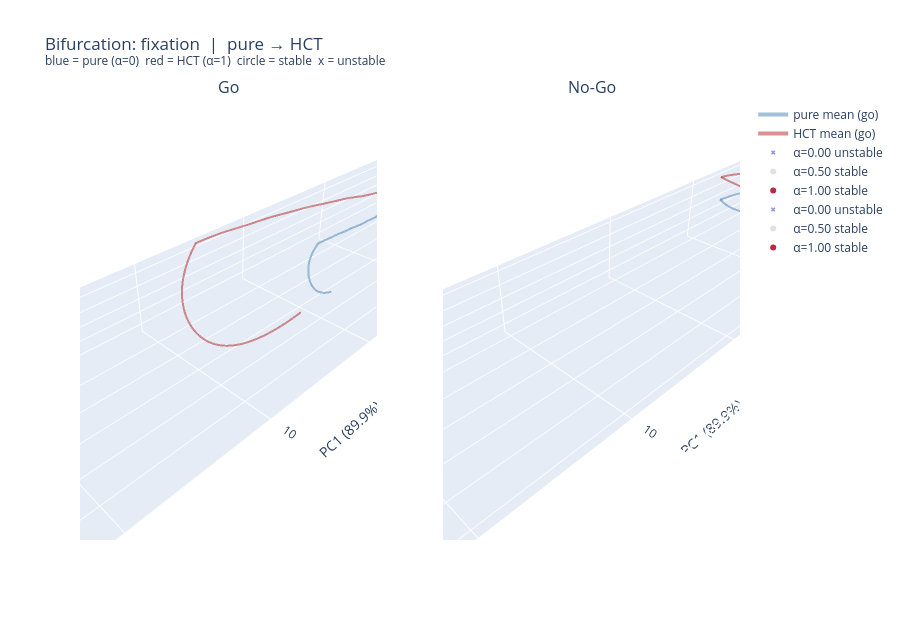
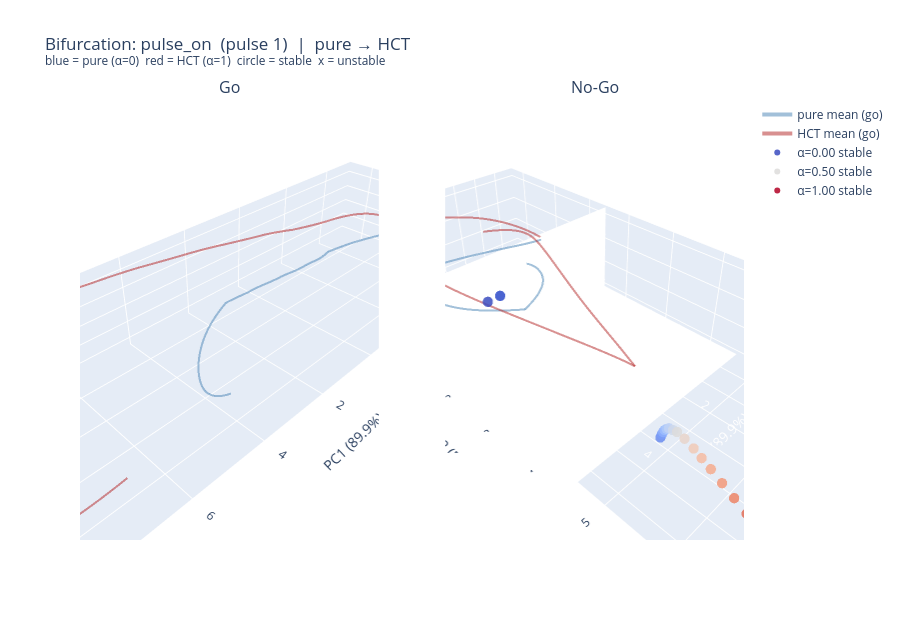
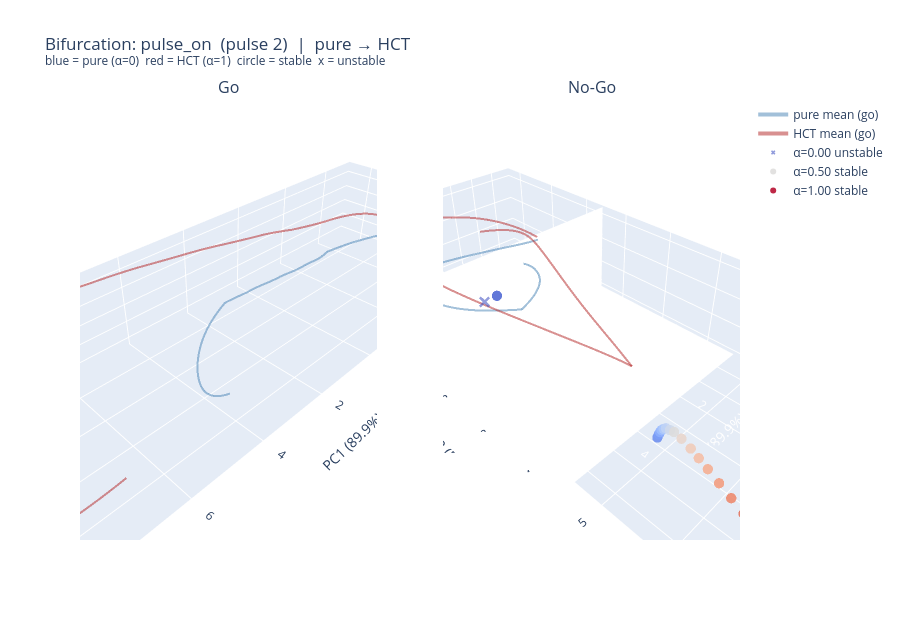
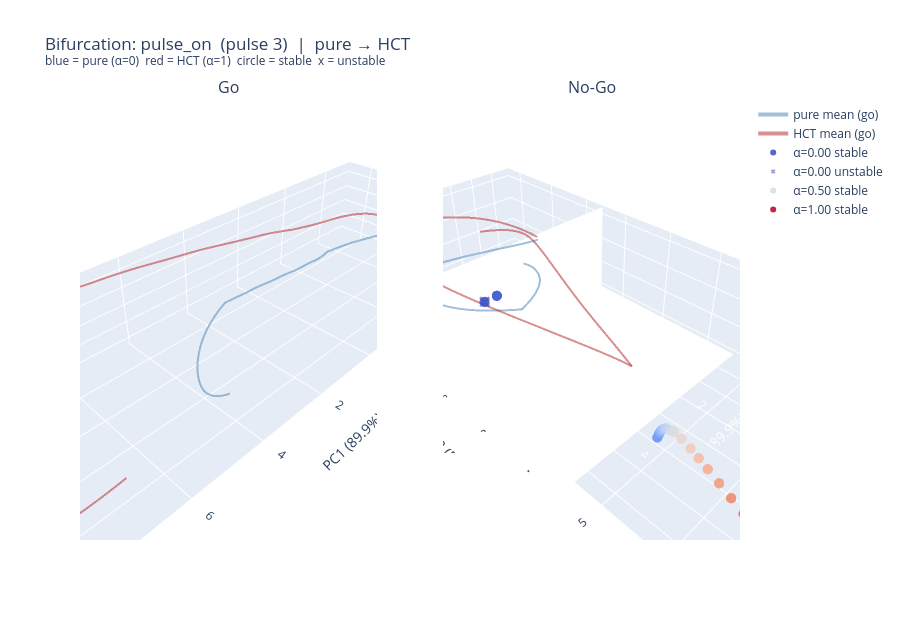

The cell these charts' notebook holds for them, in order:
### Code cell
# ── 3D scatter: fixed-point positions coloured by alpha (Plotly, interactive) ─
# One HTML per phase; Go and No-Go as side-by-side 3D panels.
# Color encodes α  (blue = pure tone, red = HCT)
# circle = stable FP   x = unstable FP

import plotly.graph_objects as go
from plotly.subplots import make_subplots

def _pc(c):
    r, g, b, *_ = mcolors.to_rgba(c)
    return f'rgb({int(r*255)},{int(g*255)},{int(b*255)})'

cmap_a     = plt.cm.coolwarm
norm_a     = mcolors.Normalize(0.0, 1.0)
axis_labels = [f'PC1 ({var_exp[0]:.1f}%)',
               f'PC2 ({var_exp[1]:.1f}%)',
               f'PC3 ({var_exp[2]:.1f}%)']

for phase, pulse_num in phases:
    key = phase_label(phase, pulse_num)
    if key not in bifur_results:
        continue
    phase_data    = bifur_results[key]
    sorted_alphas = sorted(phase_data.keys())
    n_a           = len(sorted_alphas)

    fig = make_subplots(
        rows=1, cols=2,
        specs=[[{'type': 'scatter3d'}, {'type': 'scatter3d'}]],
        subplot_titles=['Go', 'No-Go'],
    )

    for col_idx, (cond, mask_src, mask_hct_c) in enumerate(
        [('go',   go_pure, go_hct),
         ('nogo', nogo_pure, nogo_hct)], start=1):

        # Mean background trajectories (source and HCT)
        for hs_bg, mask_bg, tc, lbl in [
            (hs_pure, mask_src,    'steelblue', 'pure mean'),
            (hs_hct,  mask_hct_c,  'firebrick', 'HCT mean'),
        ]:
            p = pca.transform(hs_bg[:, mask_bg, :].mean(axis=1))
            fig.add_trace(go.Scatter3d(
                x=p[:, 0], y=p[:, 1], z=p[:, 2], mode='lines',
                line=dict(color=tc, width=4), opacity=0.5,
                name=f'{lbl} ({cond})',
                showlegend=(col_idx == 1),
            ), row=1, col=col_idx)

        # Fixed points coloured by alpha
        for a_idx, a in enumerate(sorted_alphas):
            fp = phase_data[a][cond]
            if len(fp['h']) == 0:
                continue
            col    = _pc(cmap_a(norm_a(a)))
            p      = pca.transform(fp['h'])
            stable = fp['is_stable']
            show   = bool(a_idx == 0 or a_idx == n_a - 1 or a_idx == n_a // 2)
            if stable.any():
                fig.add_trace(go.Scatter3d(
                    x=p[stable, 0], y=p[stable, 1], z=p[stable, 2], mode='markers',
                    marker=dict(color=col, size=6, symbol='circle', opacity=0.85),
                    name=f'α={a:.2f} stable', showlegend=show,
                ), row=1, col=col_idx)
            if (~stable).any():
                fig.add_trace(go.Scatter3d(
                    x=p[~stable, 0], y=p[~stable, 1], z=p[~stable, 2], mode='markers',
                    marker=dict(color=col, size=4, symbol='x', opacity=0.55),
                    name=f'α={a:.2f} unstable', showlegend=show,
                ), row=1, col=col_idx)

    scene_kw = dict(xaxis_title=axis_labels[0], yaxis_title=axis_labels[1],
                    zaxis_title=axis_labels[2], aspectmode='data')
    fig.update_layout(
        title=f'Bifurcation: {key}  |  pure → HCT<br>'
              f'<sup>blue = pure (α=0)  red = HCT (α=1)  '
              f'circle = stable  x = unstable</sup>',
        scene=scene_kw, scene2=scene_kw,
        height=620, paper_bgcolor='white',
    )
    fname = key.replace(' ', '_').replace('(', '').replace(')', '').strip()
    out_html = out_dir / f'bifur_3d_{fname}_{ckpt["step"]}.html'
    fig.write_html(str(out_html))
    print(f'Saved: {out_html}')
    fig.show()

### Figure 1 — Plotly figure (JSON) as saved in the notebook; plotly's stock layout.template omitted (floating-point values rounded to 4 significant figures; data arrays with more than 128 entries replaced by an {"elided": "..."} marker saying what was removed)
{"data": [{"line": {"color": "steelblue", "width": 4}, "mode": "lines", "name": "pure mean (go)", "opacity": 0.5, "scene": "scene", "showlegend": true, "type": "scatter3d", "x": {"elided": "240 float values"}, "y": {"elided": "240 float values"}, "z": {"elided": "240 float values"}}, {"line": {"color": "firebrick", "width": 4}, "mode": "lines", "name": "HCT mean (go)", "opacity": 0.5, "scene": "scene", "showlegend": true, "type": "scatter3d", "x": {"elided": "240 float values"}, "y": {"elided": "240 float values"}, "z": {"elided": "240 float values"}}, {"marker": {"color": "rgb(58,76,192)", "opacity": 0.55, "size": 4, "symbol": "x"}, "mode": "markers", "name": "α=0.00 unstable", "scene": "scene", "showlegend": true, "type": "scatter3d", "x": [-2.452, -2.402], "y": [1.675, 1.677], "z": [-0.3281, -0.3343]}, {"marker": {"color": "rgb(72,96,209)", "opacity": 0.85, "size": 6, "symbol": "circle"}, "mode": "markers", "name": "α=0.05 stable", "scene": "scene", "showlegend": false, "type": "scatter3d", "x": [-2.446], "y": [1.7], "z": [-0.2715]}, {"marker": {"color": "rgb(88,118,226)", "opacity": 0.85, "size": 6, "symbol": "circle"}, "mode": "markers", "name": "α=0.10 stable", "scene": "scene", "showlegend": false, "type": "scatter3d", "x": [-2.493, -2.502], "y": [1.632, 1.643], "z": [-0.2094, -0.209]}, {"marker": {"color": "rgb(157,189,254)", "opacity": 0.85, "size": 6, "symbol": "circle"}, "mode": "markers", "name": "α=0.30 stable", "scene": "scene", "showlegend": false, "type": "scatter3d", "x": [22.33], "y": [2.844], "z": [-1.24]}, {"marker": {"color": "rgb(175,202,251)", "opacity": 0.85, "size": 6, "symbol": "circle"}, "mode": "markers", "name": "α=0.35 stable", "scene": "scene", "showlegend": false, "type": "scatter3d", "x": [22.32], "y": [2.83], "z": [-1.152]}, {"marker": {"color": "rgb(192,211,245)", "opacity": 0.85, "size": 6, "symbol": "circle"}, "mode": "markers", "name": "α=0.40 stable", "scene": "scene", "showlegend": false, "type": "scatter3d", "x": [22.23], "y": [2.807], "z": [-1.059]}, {"marker": {"color": "rgb(207,217,234)", "opacity": 0.85, "size": 6, "symbol": "circle"}, "mode": "markers", "name": "α=0.45 stable", "scene": "scene", "showlegend": false, "type": "scatter3d", "x": [21.98], "y": [2.768], "z": [-0.9558]}, {"marker": {"color": "rgb(221,220,219)", "opacity": 0.85, "size": 6, "symbol": "circle"}, "mode": "markers", "name": "α=0.50 stable", "scene": "scene", "showlegend": true, "type": "scatter3d", "x": [21.73], "y": [2.73], "z": [-0.853]}, {"marker": {"color": "rgb(232,213,202)", "opacity": 0.85, "size": 6, "symbol": "circle"}, "mode": "markers", "name": "α=0.55 stable", "scene": "scene", "showlegend": false, "type": "scatter3d", "x": [21.48], "y": [2.692], "z": [-0.75]}, {"marker": {"color": "rgb(241,202,182)", "opacity": 0.85, "size": 6, "symbol": "circle"}, "mode": "markers", "name": "α=0.60 stable", "scene": "scene", "showlegend": false, "type": "scatter3d", "x": [21.23], "y": [2.654], "z": [-0.6469]}, {"marker": {"color": "rgb(246,188,162)", "opacity": 0.85, "size": 6, "symbol": "circle"}, "mode": "markers", "name": "α=0.65 stable", "scene": "scene", "showlegend": false, "type": "scatter3d", "x": [20.98], "y": [2.615], "z": [-0.544]}, {"marker": {"color": "rgb(246,171,141)", "opacity": 0.85, "size": 6, "symbol": "circle"}, "mode": "markers", "name": "α=0.70 stable", "scene": "scene", "showlegend": false, "type": "scatter3d", "x": [20.73], "y": [2.577], "z": [-0.4412]}, {"marker": {"color": "rgb(243,152,121)", "opacity": 0.85, "size": 6, "symbol": "circle"}, "mode": "markers", "name": "α=0.75 stable", "scene": "scene", "showlegend": false, "type": "scatter3d", "x": [20.69], "y": [2.572], "z": [-0.3519]}, {"marker": {"color": "rgb(237,132,103)", "opacity": 0.85, "size": 6, "symbol": "circle"}, "mode": "markers", "name": "α=0.80 stable", "scene": "scene", "showlegend": false, "type": "scatter3d", "x": [20.73], "y": [2.579], "z": [-0.2672]}, {"marker": {"color": "rgb(227,108,84)", "opacity": 0.85, "size": 6, "symbol": "circle"}, "mode": "markers", "name": "α=0.85 stable", "scene": "scene", "showlegend": false, "type": "scatter3d", "x": [20.8], "y": [2.59], "z": [-0.1848]}, {"marker": {"color": "rgb(214,82,67)", "opacity": 0.85, "size": 6, "symbol": "circle"}, "mode": "markers", "name": "α=0.90 stable", "scene": "scene", "showlegend": false, "type": "scatter3d", "x": [20.87], "y": [2.601], "z": [-0.102]}, {"marker": {"color": "rgb(197,50,51)", "opacity": 0.85, "size": 6, "symbol": "circle"}, "mode": "markers", "name": "α=0.95 stable", "scene": "scene", "showlegend": false, "type": "scatter3d", "x": [20.93], "y": [2.612], "z": [-0.01918]}, {"marker": {"color": "rgb(179,3,38)", "opacity": 0.85, "size": 6, "symbol": "circle"}, "mode": "markers", "name": "α=1.00 stable", "scene": "scene", "showlegend": true, "type": "scatter3d", "x": [21.0], "y": [2.623], "z": [0.06377]}, {"line": {"color": "steelblue", "width": 4}, "mode": "lines", "name": "pure mean (nogo)", "opacity": 0.5, "scene": "scene2", "showlegend": false, "type": "scatter3d", "x": {"elided": "240 float values"}, "y": {"elided": "240 float values"}, "z": {"elided": "240 float values"}}, {"line": {"color": "firebrick", "width": 4}, "mode": "lines", "name": "HCT mean (nogo)", "opacity": 0.5, "scene": "scene2", "showlegend": false, "type": "scatter3d", "x": {"elided": "240 float values"}, "y": {"elided": "240 float values"}, "z": {"elided": "240 float values"}}, {"marker": {"color": "rgb(58,76,192)", "opacity": 0.55, "size": 4, "symbol": "x"}, "mode": "markers", "name": "α=0.00 unstable", "scene": "scene2", "showlegend": true, "type": "scatter3d", "x": [-2.452, -2.402], "y": [1.675, 1.677], "z": [-0.3281, -0.3343]}, {"marker": {"color": "rgb(72,96,209)", "opacity": 0.85, "size": 6, "symbol": "circle"}, "mode": "markers", "name": "α=0.05 stable", "scene": "scene2", "showlegend": false, "type": "scatter3d", "x": [-2.446], "y": [1.7], "z": [-0.2715]}, {"marker": {"color": "rgb(88,118,226)", "opacity": 0.85, "size": 6, "symbol": "circle"}, "mode": "markers", "name": "α=0.10 stable", "scene": "scene2", "showlegend": false, "type": "scatter3d", "x": [-2.493, -2.502], "y": [1.632, 1.643], "z": [-0.2094, -0.209]}, {"marker": {"color": "rgb(157,189,254)", "opacity": 0.85, "size": 6, "symbol": "circle"}, "mode": "markers", "name": "α=0.30 stable", "scene": "scene2", "showlegend": false, "type": "scatter3d", "x": [22.33], "y": [2.844], "z": [-1.24]}, {"marker": {"color": "rgb(175,202,251)", "opacity": 0.85, "size": 6, "symbol": "circle"}, "mode": "markers", "name": "α=0.35 stable", "scene": "scene2", "showlegend": false, "type": "scatter3d", "x": [22.32], "y": [2.83], "z": [-1.152]}, {"marker": {"color": "rgb(192,211,245)", "opacity": 0.85, "size": 6, "symbol": "circle"}, "mode": "markers", "name": "α=0.40 stable", "scene": "scene2", "showlegend": false, "type": "scatter3d", "x": [22.23], "y": [2.807], "z": [-1.059]}, {"marker": {"color": "rgb(207,217,234)", "opacity": 0.85, "size": 6, "symbol": "circle"}, "mode": "markers", "name": "α=0.45 stable", "scene": "scene2", "showlegend": false, "type": "scatter3d", "x": [21.98], "y": [2.768], "z": [-0.9558]}, {"marker": {"color": "rgb(221,220,219)", "opacity": 0.85, "size": 6, "symbol": "circle"}, "mode": "markers", "name": "α=0.50 stable", "scene": "scene2", "showlegend": true, "type": "scatter3d", "x": [21.73], "y": [2.73], "z": [-0.853]}, {"marker": {"color": "rgb(232,213,202)", "opacity": 0.85, "size": 6, "symbol": "circle"}, "mode": "markers", "name": "α=0.55 stable", "scene": "scene2", "showlegend": false, "type": "scatter3d", "x": [21.48], "y": [2.692], "z": [-0.75]}, {"marker": {"color": "rgb(241,202,182)", "opacity": 0.85, "size": 6, "symbol": "circle"}, "mode": "markers", "name": "α=0.60 stable", "scene": "scene2", "showlegend": false, "type": "scatter3d", "x": [21.23], "y": [2.654], "z": [-0.6469]}, {"marker": {"color": "rgb(246,188,162)", "opacity": 0.85, "size": 6, "symbol": "circle"}, "mode": "markers", "name": "α=0.65 stable", "scene": "scene2", "showlegend": false, "type": "scatter3d", "x": [20.98], "y": [2.615], "z": [-0.544]}, {"marker": {"color": "rgb(246,171,141)", "opacity": 0.85, "size": 6, "symbol": "circle"}, "mode": "markers", "name": "α=0.70 stable", "scene": "scene2", "showlegend": false, "type": "scatter3d", "x": [20.73], "y": [2.577], "z": [-0.4412]}, {"marker": {"color": "rgb(243,152,121)", "opacity": 0.85, "size": 6, "symbol": "circle"}, "mode": "markers", "name": "α=0.75 stable", "scene": "scene2", "showlegend": false, "type": "scatter3d", "x": [20.69], "y": [2.572], "z": [-0.3519]}, {"marker": {"color": "rgb(237,132,103)", "opacity": 0.85, "size": 6, "symbol": "circle"}, "mode": "markers", "name": "α=0.80 stable", "scene": "scene2", "showlegend": false, "type": "scatter3d", "x": [20.73], "y": [2.579], "z": [-0.2672]}, {"marker": {"color": "rgb(227,108,84)", "opacity": 0.85, "size": 6, "symbol": "circle"}, "mode": "markers", "name": "α=0.85 stable", "scene": "scene2", "showlegend": false, "type": "scatter3d", "x": [20.8], "y": [2.59], "z": [-0.1848]}, {"marker": {"color": "rgb(214,82,67)", "opacity": 0.85, "size": 6, "symbol": "circle"}, "mode": "markers", "name": "α=0.90 stable", "scene": "scene2", "showlegend": false, "type": "scatter3d", "x": [20.87], "y": [2.601], "z": [-0.102]}, {"marker": {"color": "rgb(197,50,51)", "opacity": 0.85, "size": 6, "symbol": "circle"}, "mode": "markers", "name": "α=0.95 stable", "scene": "scene2", "showlegend": false, "type": "scatter3d", "x": [20.93], "y": [2.612], "z": [-0.01918]}, {"marker": {"color": "rgb(179,3,38)", "opacity": 0.85, "size": 6, "symbol": "circle"}, "mode": "markers", "name": "α=1.00 stable", "scene": "scene2", "showlegend": true, "type": "scatter3d", "x": [21.0], "y": [2.623], "z": [0.06377]}], "layout": {"annotations": [{"font": {"size": 16}, "showarrow": false, "text": "Go", "x": 0.225, "xanchor": "center", "xref": "paper", "y": 1, "yanchor": "bottom", "yref": "paper"}, {"font": {"size": 16}, "showarrow": false, "text": "No-Go", "x": 0.775, "xanchor": "center", "xref": "paper", "y": 1, "yanchor": "bottom", "yref": "paper"}], "height": 620, "paper_bgcolor": "white", "scene": {"aspectmode": "data", "domain": {"x": [0, 0.45], "y": [0, 1]}, "xaxis": {"title": {"text": "PC1 (89.9%)"}}, "yaxis": {"title": {"text": "PC2 (5.6%)"}}, "zaxis": {"title": {"text": "PC3 (1.7%)"}}}, "scene2": {"aspectmode": "data", "domain": {"x": [0.55, 1], "y": [0, 1]}, "xaxis": {"title": {"text": "PC1 (89.9%)"}}, "yaxis": {"title": {"text": "PC2 (5.6%)"}}, "zaxis": {"title": {"text": "PC3 (1.7%)"}}}, "title": {"text": "Bifurcation: fixation  |  pure → HCT<br><sup>blue = pure (α=0)  red = HCT (α=1)  circle = stable  x = unstable</sup>"}}}

### Figure 2 — Plotly figure (JSON) as saved in the notebook; plotly's stock layout.template omitted (floating-point values rounded to 4 significant figures; data arrays with more than 128 entries replaced by an {"elided": "..."} marker saying what was removed)
{"data": [{"line": {"color": "steelblue", "width": 4}, "mode": "lines", "name": "pure mean (go)", "opacity": 0.5, "scene": "scene", "showlegend": true, "type": "scatter3d", "x": {"elided": "240 float values"}, "y": {"elided": "240 float values"}, "z": {"elided": "240 float values"}}, {"line": {"color": "firebrick", "width": 4}, "mode": "lines", "name": "HCT mean (go)", "opacity": 0.5, "scene": "scene", "showlegend": true, "type": "scatter3d", "x": {"elided": "240 float values"}, "y": {"elided": "240 float values"}, "z": {"elided": "240 float values"}}, {"line": {"color": "steelblue", "width": 4}, "mode": "lines", "name": "pure mean (nogo)", "opacity": 0.5, "scene": "scene2", "showlegend": false, "type": "scatter3d", "x": {"elided": "240 float values"}, "y": {"elided": "240 float values"}, "z": {"elided": "240 float values"}}, {"line": {"color": "firebrick", "width": 4}, "mode": "lines", "name": "HCT mean (nogo)", "opacity": 0.5, "scene": "scene2", "showlegend": false, "type": "scatter3d", "x": {"elided": "240 float values"}, "y": {"elided": "240 float values"}, "z": {"elided": "240 float values"}}, {"marker": {"color": "rgb(58,76,192)", "opacity": 0.85, "size": 6, "symbol": "circle"}, "mode": "markers", "name": "α=0.00 stable", "scene": "scene2", "showlegend": true, "type": "scatter3d", "x": [-2.619], "y": [0.7123], "z": [-0.2063]}, {"marker": {"color": "rgb(72,96,209)", "opacity": 0.85, "size": 6, "symbol": "circle"}, "mode": "markers", "name": "α=0.05 stable", "scene": "scene2", "showlegend": false, "type": "scatter3d", "x": [-2.866, -2.866], "y": [0.7554, 0.7547], "z": [-0.1709, -0.1696]}, {"marker": {"color": "rgb(105,139,239)", "opacity": 0.85, "size": 6, "symbol": "circle"}, "mode": "markers", "name": "α=0.15 stable", "scene": "scene2", "showlegend": false, "type": "scatter3d", "x": [-2.568], "y": [4.807], "z": [-0.5522]}, {"marker": {"color": "rgb(123,158,248)", "opacity": 0.85, "size": 6, "symbol": "circle"}, "mode": "markers", "name": "α=0.20 stable", "scene": "scene2", "showlegend": false, "type": "scatter3d", "x": [-2.591], "y": [4.809], "z": [-0.5056]}, {"marker": {"color": "rgb(141,175,253)", "opacity": 0.85, "size": 6, "symbol": "circle"}, "mode": "markers", "name": "α=0.25 stable", "scene": "scene2", "showlegend": false, "type": "scatter3d", "x": [-2.606], "y": [4.817], "z": [-0.4655]}, {"marker": {"color": "rgb(157,189,254)", "opacity": 0.85, "size": 6, "symbol": "circle"}, "mode": "markers", "name": "α=0.30 stable", "scene": "scene2", "showlegend": false, "type": "scatter3d", "x": [-2.619], "y": [4.829], "z": [-0.4257]}, {"marker": {"color": "rgb(175,202,251)", "opacity": 0.85, "size": 6, "symbol": "circle"}, "mode": "markers", "name": "α=0.35 stable", "scene": "scene2", "showlegend": false, "type": "scatter3d", "x": [-2.625], "y": [4.856], "z": [-0.3865]}, {"marker": {"color": "rgb(192,211,245)", "opacity": 0.85, "size": 6, "symbol": "circle"}, "mode": "markers", "name": "α=0.40 stable", "scene": "scene2", "showlegend": false, "type": "scatter3d", "x": [-2.627], "y": [4.89], "z": [-0.3475]}, {"marker": {"color": "rgb(207,217,234)", "opacity": 0.85, "size": 6, "symbol": "circle"}, "mode": "markers", "name": "α=0.45 stable", "scene": "scene2", "showlegend": false, "type": "scatter3d", "x": [-2.612], "y": [4.968], "z": [-0.3141]}, {"marker": {"color": "rgb(221,220,219)", "opacity": 0.85, "size": 6, "symbol": "circle"}, "mode": "markers", "name": "α=0.50 stable", "scene": "scene2", "showlegend": true, "type": "scatter3d", "x": [-2.596], "y": [5.047], "z": [-0.2802]}, {"marker": {"color": "rgb(232,213,202)", "opacity": 0.85, "size": 6, "symbol": "circle"}, "mode": "markers", "name": "α=0.55 stable", "scene": "scene2", "showlegend": false, "type": "scatter3d", "x": [-2.551], "y": [5.203], "z": [-0.2551]}, {"marker": {"color": "rgb(241,202,182)", "opacity": 0.85, "size": 6, "symbol": "circle"}, "mode": "markers", "name": "α=0.60 stable", "scene": "scene2", "showlegend": false, "type": "scatter3d", "x": [-2.485], "y": [5.398], "z": [-0.2345]}, {"marker": {"color": "rgb(246,188,162)", "opacity": 0.85, "size": 6, "symbol": "circle"}, "mode": "markers", "name": "α=0.65 stable", "scene": "scene2", "showlegend": false, "type": "scatter3d", "x": [-2.415], "y": [5.572], "z": [-0.2171]}, {"marker": {"color": "rgb(246,171,141)", "opacity": 0.85, "size": 6, "symbol": "circle"}, "mode": "markers", "name": "α=0.70 stable", "scene": "scene2", "showlegend": false, "type": "scatter3d", "x": [-2.338], "y": [5.76], "z": [-0.1981]}, {"marker": {"color": "rgb(243,152,121)", "opacity": 0.85, "size": 6, "symbol": "circle"}, "mode": "markers", "name": "α=0.75 stable", "scene": "scene2", "showlegend": false, "type": "scatter3d", "x": [-2.237], "y": [5.988], "z": [-0.1684]}, {"marker": {"color": "rgb(237,132,103)", "opacity": 0.85, "size": 6, "symbol": "circle"}, "mode": "markers", "name": "α=0.80 stable", "scene": "scene2", "showlegend": false, "type": "scatter3d", "x": [-2.136], "y": [6.216], "z": [-0.138]}, {"marker": {"color": "rgb(227,108,84)", "opacity": 0.85, "size": 6, "symbol": "circle"}, "mode": "markers", "name": "α=0.85 stable", "scene": "scene2", "showlegend": false, "type": "scatter3d", "x": [-2.035], "y": [6.438], "z": [-0.106]}, {"marker": {"color": "rgb(214,82,67)", "opacity": 0.85, "size": 6, "symbol": "circle"}, "mode": "markers", "name": "α=0.90 stable", "scene": "scene2", "showlegend": false, "type": "scatter3d", "x": [-1.934], "y": [6.656], "z": [-0.07285]}, {"marker": {"color": "rgb(197,50,51)", "opacity": 0.85, "size": 6, "symbol": "circle"}, "mode": "markers", "name": "α=0.95 stable", "scene": "scene2", "showlegend": false, "type": "scatter3d", "x": [-1.831], "y": [6.873], "z": [-0.03922]}, {"marker": {"color": "rgb(179,3,38)", "opacity": 0.85, "size": 6, "symbol": "circle"}, "mode": "markers", "name": "α=1.00 stable", "scene": "scene2", "showlegend": true, "type": "scatter3d", "x": [-1.73], "y": [7.091], "z": [-0.005559]}], "layout": {"annotations": [{"font": {"size": 16}, "showarrow": false, "text": "Go", "x": 0.225, "xanchor": "center", "xref": "paper", "y": 1, "yanchor": "bottom", "yref": "paper"}, {"font": {"size": 16}, "showarrow": false, "text": "No-Go", "x": 0.775, "xanchor": "center", "xref": "paper", "y": 1, "yanchor": "bottom", "yref": "paper"}], "height": 620, "paper_bgcolor": "white", "scene": {"aspectmode": "data", "domain": {"x": [0, 0.45], "y": [0, 1]}, "xaxis": {"title": {"text": "PC1 (89.9%)"}}, "yaxis": {"title": {"text": "PC2 (5.6%)"}}, "zaxis": {"title": {"text": "PC3 (1.7%)"}}}, "scene2": {"aspectmode": "data", "domain": {"x": [0.55, 1], "y": [0, 1]}, "xaxis": {"title": {"text": "PC1 (89.9%)"}}, "yaxis": {"title": {"text": "PC2 (5.6%)"}}, "zaxis": {"title": {"text": "PC3 (1.7%)"}}}, "title": {"text": "Bifurcation: pulse_on  (pulse 1)  |  pure → HCT<br><sup>blue = pure (α=0)  red = HCT (α=1)  circle = stable  x = unstable</sup>"}}}

### Figure 3 — Plotly figure (JSON) as saved in the notebook; plotly's stock layout.template omitted (floating-point values rounded to 4 significant figures; data arrays with more than 128 entries replaced by an {"elided": "..."} marker saying what was removed)
{"data": [{"line": {"color": "steelblue", "width": 4}, "mode": "lines", "name": "pure mean (go)", "opacity": 0.5, "scene": "scene", "showlegend": true, "type": "scatter3d", "x": {"elided": "240 float values"}, "y": {"elided": "240 float values"}, "z": {"elided": "240 float values"}}, {"line": {"color": "firebrick", "width": 4}, "mode": "lines", "name": "HCT mean (go)", "opacity": 0.5, "scene": "scene", "showlegend": true, "type": "scatter3d", "x": {"elided": "240 float values"}, "y": {"elided": "240 float values"}, "z": {"elided": "240 float values"}}, {"line": {"color": "steelblue", "width": 4}, "mode": "lines", "name": "pure mean (nogo)", "opacity": 0.5, "scene": "scene2", "showlegend": false, "type": "scatter3d", "x": {"elided": "240 float values"}, "y": {"elided": "240 float values"}, "z": {"elided": "240 float values"}}, {"line": {"color": "firebrick", "width": 4}, "mode": "lines", "name": "HCT mean (nogo)", "opacity": 0.5, "scene": "scene2", "showlegend": false, "type": "scatter3d", "x": {"elided": "240 float values"}, "y": {"elided": "240 float values"}, "z": {"elided": "240 float values"}}, {"marker": {"color": "rgb(58,76,192)", "opacity": 0.55, "size": 4, "symbol": "x"}, "mode": "markers", "name": "α=0.00 unstable", "scene": "scene2", "showlegend": true, "type": "scatter3d", "x": [-2.617], "y": [0.7135], "z": [-0.2053]}, {"marker": {"color": "rgb(72,96,209)", "opacity": 0.85, "size": 6, "symbol": "circle"}, "mode": "markers", "name": "α=0.05 stable", "scene": "scene2", "showlegend": false, "type": "scatter3d", "x": [-2.867], "y": [0.7544], "z": [-0.1697]}, {"marker": {"color": "rgb(105,139,239)", "opacity": 0.85, "size": 6, "symbol": "circle"}, "mode": "markers", "name": "α=0.15 stable", "scene": "scene2", "showlegend": false, "type": "scatter3d", "x": [-2.568], "y": [4.807], "z": [-0.552]}, {"marker": {"color": "rgb(123,158,248)", "opacity": 0.85, "size": 6, "symbol": "circle"}, "mode": "markers", "name": "α=0.20 stable", "scene": "scene2", "showlegend": false, "type": "scatter3d", "x": [-2.591], "y": [4.809], "z": [-0.5057]}, {"marker": {"color": "rgb(141,175,253)", "opacity": 0.85, "size": 6, "symbol": "circle"}, "mode": "markers", "name": "α=0.25 stable", "scene": "scene2", "showlegend": false, "type": "scatter3d", "x": [-2.606], "y": [4.816], "z": [-0.4655]}, {"marker": {"color": "rgb(157,189,254)", "opacity": 0.85, "size": 6, "symbol": "circle"}, "mode": "markers", "name": "α=0.30 stable", "scene": "scene2", "showlegend": false, "type": "scatter3d", "x": [-2.619], "y": [4.829], "z": [-0.4258]}, {"marker": {"color": "rgb(175,202,251)", "opacity": 0.85, "size": 6, "symbol": "circle"}, "mode": "markers", "name": "α=0.35 stable", "scene": "scene2", "showlegend": false, "type": "scatter3d", "x": [-2.625], "y": [4.856], "z": [-0.3867]}, {"marker": {"color": "rgb(192,211,245)", "opacity": 0.85, "size": 6, "symbol": "circle"}, "mode": "markers", "name": "α=0.40 stable", "scene": "scene2", "showlegend": false, "type": "scatter3d", "x": [-2.626], "y": [4.89], "z": [-0.3474]}, {"marker": {"color": "rgb(207,217,234)", "opacity": 0.85, "size": 6, "symbol": "circle"}, "mode": "markers", "name": "α=0.45 stable", "scene": "scene2", "showlegend": false, "type": "scatter3d", "x": [-2.611], "y": [4.968], "z": [-0.3137]}, {"marker": {"color": "rgb(221,220,219)", "opacity": 0.85, "size": 6, "symbol": "circle"}, "mode": "markers", "name": "α=0.50 stable", "scene": "scene2", "showlegend": true, "type": "scatter3d", "x": [-2.596], "y": [5.047], "z": [-0.2802]}, {"marker": {"color": "rgb(232,213,202)", "opacity": 0.85, "size": 6, "symbol": "circle"}, "mode": "markers", "name": "α=0.55 stable", "scene": "scene2", "showlegend": false, "type": "scatter3d", "x": [-2.551], "y": [5.203], "z": [-0.255]}, {"marker": {"color": "rgb(241,202,182)", "opacity": 0.85, "size": 6, "symbol": "circle"}, "mode": "markers", "name": "α=0.60 stable", "scene": "scene2", "showlegend": false, "type": "scatter3d", "x": [-2.485], "y": [5.398], "z": [-0.2348]}, {"marker": {"color": "rgb(246,188,162)", "opacity": 0.85, "size": 6, "symbol": "circle"}, "mode": "markers", "name": "α=0.65 stable", "scene": "scene2", "showlegend": false, "type": "scatter3d", "x": [-2.415], "y": [5.572], "z": [-0.2175]}, {"marker": {"color": "rgb(246,171,141)", "opacity": 0.85, "size": 6, "symbol": "circle"}, "mode": "markers", "name": "α=0.70 stable", "scene": "scene2", "showlegend": false, "type": "scatter3d", "x": [-2.338], "y": [5.76], "z": [-0.1981]}, {"marker": {"color": "rgb(243,152,121)", "opacity": 0.85, "size": 6, "symbol": "circle"}, "mode": "markers", "name": "α=0.75 stable", "scene": "scene2", "showlegend": false, "type": "scatter3d", "x": [-2.237], "y": [5.988], "z": [-0.1687]}, {"marker": {"color": "rgb(237,132,103)", "opacity": 0.85, "size": 6, "symbol": "circle"}, "mode": "markers", "name": "α=0.80 stable", "scene": "scene2", "showlegend": false, "type": "scatter3d", "x": [-2.137], "y": [6.216], "z": [-0.1381]}, {"marker": {"color": "rgb(227,108,84)", "opacity": 0.85, "size": 6, "symbol": "circle"}, "mode": "markers", "name": "α=0.85 stable", "scene": "scene2", "showlegend": false, "type": "scatter3d", "x": [-2.035], "y": [6.438], "z": [-0.1053]}, {"marker": {"color": "rgb(214,82,67)", "opacity": 0.85, "size": 6, "symbol": "circle"}, "mode": "markers", "name": "α=0.90 stable", "scene": "scene2", "showlegend": false, "type": "scatter3d", "x": [-1.933], "y": [6.656], "z": [-0.07255]}, {"marker": {"color": "rgb(197,50,51)", "opacity": 0.85, "size": 6, "symbol": "circle"}, "mode": "markers", "name": "α=0.95 stable", "scene": "scene2", "showlegend": false, "type": "scatter3d", "x": [-1.832], "y": [6.873], "z": [-0.0392]}, {"marker": {"color": "rgb(179,3,38)", "opacity": 0.85, "size": 6, "symbol": "circle"}, "mode": "markers", "name": "α=1.00 stable", "scene": "scene2", "showlegend": true, "type": "scatter3d", "x": [-1.729], "y": [7.09], "z": [-0.00539]}], "layout": {"annotations": [{"font": {"size": 16}, "showarrow": false, "text": "Go", "x": 0.225, "xanchor": "center", "xref": "paper", "y": 1, "yanchor": "bottom", "yref": "paper"}, {"font": {"size": 16}, "showarrow": false, "text": "No-Go", "x": 0.775, "xanchor": "center", "xref": "paper", "y": 1, "yanchor": "bottom", "yref": "paper"}], "height": 620, "paper_bgcolor": "white", "scene": {"aspectmode": "data", "domain": {"x": [0, 0.45], "y": [0, 1]}, "xaxis": {"title": {"text": "PC1 (89.9%)"}}, "yaxis": {"title": {"text": "PC2 (5.6%)"}}, "zaxis": {"title": {"text": "PC3 (1.7%)"}}}, "scene2": {"aspectmode": "data", "domain": {"x": [0.55, 1], "y": [0, 1]}, "xaxis": {"title": {"text": "PC1 (89.9%)"}}, "yaxis": {"title": {"text": "PC2 (5.6%)"}}, "zaxis": {"title": {"text": "PC3 (1.7%)"}}}, "title": {"text": "Bifurcation: pulse_on  (pulse 2)  |  pure → HCT<br><sup>blue = pure (α=0)  red = HCT (α=1)  circle = stable  x = unstable</sup>"}}}

### Figure 4 — Plotly figure (JSON) as saved in the notebook; plotly's stock layout.template omitted (floating-point values rounded to 4 significant figures; data arrays with more than 128 entries replaced by an {"elided": "..."} marker saying what was removed)
{"data": [{"line": {"color": "steelblue", "width": 4}, "mode": "lines", "name": "pure mean (go)", "opacity": 0.5, "scene": "scene", "showlegend": true, "type": "scatter3d", "x": {"elided": "240 float values"}, "y": {"elided": "240 float values"}, "z": {"elided": "240 float values"}}, {"line": {"color": "firebrick", "width": 4}, "mode": "lines", "name": "HCT mean (go)", "opacity": 0.5, "scene": "scene", "showlegend": true, "type": "scatter3d", "x": {"elided": "240 float values"}, "y": {"elided": "240 float values"}, "z": {"elided": "240 float values"}}, {"line": {"color": "steelblue", "width": 4}, "mode": "lines", "name": "pure mean (nogo)", "opacity": 0.5, "scene": "scene2", "showlegend": false, "type": "scatter3d", "x": {"elided": "240 float values"}, "y": {"elided": "240 float values"}, "z": {"elided": "240 float values"}}, {"line": {"color": "firebrick", "width": 4}, "mode": "lines", "name": "HCT mean (nogo)", "opacity": 0.5, "scene": "scene2", "showlegend": false, "type": "scatter3d", "x": {"elided": "240 float values"}, "y": {"elided": "240 float values"}, "z": {"elided": "240 float values"}}, {"marker": {"color": "rgb(58,76,192)", "opacity": 0.85, "size": 6, "symbol": "circle"}, "mode": "markers", "name": "α=0.00 stable", "scene": "scene2", "showlegend": true, "type": "scatter3d", "x": [-2.618], "y": [0.7128], "z": [-0.2067]}, {"marker": {"color": "rgb(58,76,192)", "opacity": 0.55, "size": 4, "symbol": "x"}, "mode": "markers", "name": "α=0.00 unstable", "scene": "scene2", "showlegend": true, "type": "scatter3d", "x": [-2.62], "y": [0.7147], "z": [-0.2059]}, {"marker": {"color": "rgb(72,96,209)", "opacity": 0.85, "size": 6, "symbol": "circle"}, "mode": "markers", "name": "α=0.05 stable", "scene": "scene2", "showlegend": false, "type": "scatter3d", "x": [-2.866, -2.866], "y": [0.7546, 0.7533], "z": [-0.1691, -0.1697]}, {"marker": {"color": "rgb(105,139,239)", "opacity": 0.85, "size": 6, "symbol": "circle"}, "mode": "markers", "name": "α=0.15 stable", "scene": "scene2", "showlegend": false, "type": "scatter3d", "x": [-2.567], "y": [4.807], "z": [-0.5518]}, {"marker": {"color": "rgb(123,158,248)", "opacity": 0.85, "size": 6, "symbol": "circle"}, "mode": "markers", "name": "α=0.20 stable", "scene": "scene2", "showlegend": false, "type": "scatter3d", "x": [-2.591], "y": [4.809], "z": [-0.5057]}, {"marker": {"color": "rgb(141,175,253)", "opacity": 0.85, "size": 6, "symbol": "circle"}, "mode": "markers", "name": "α=0.25 stable", "scene": "scene2", "showlegend": false, "type": "scatter3d", "x": [-2.606], "y": [4.817], "z": [-0.4658]}, {"marker": {"color": "rgb(157,189,254)", "opacity": 0.85, "size": 6, "symbol": "circle"}, "mode": "markers", "name": "α=0.30 stable", "scene": "scene2", "showlegend": false, "type": "scatter3d", "x": [-2.619], "y": [4.829], "z": [-0.4256]}, {"marker": {"color": "rgb(175,202,251)", "opacity": 0.85, "size": 6, "symbol": "circle"}, "mode": "markers", "name": "α=0.35 stable", "scene": "scene2", "showlegend": false, "type": "scatter3d", "x": [-2.624], "y": [4.855], "z": [-0.3864]}, {"marker": {"color": "rgb(192,211,245)", "opacity": 0.85, "size": 6, "symbol": "circle"}, "mode": "markers", "name": "α=0.40 stable", "scene": "scene2", "showlegend": false, "type": "scatter3d", "x": [-2.627], "y": [4.89], "z": [-0.3475]}, {"marker": {"color": "rgb(207,217,234)", "opacity": 0.85, "size": 6, "symbol": "circle"}, "mode": "markers", "name": "α=0.45 stable", "scene": "scene2", "showlegend": false, "type": "scatter3d", "x": [-2.611], "y": [4.968], "z": [-0.314]}, {"marker": {"color": "rgb(221,220,219)", "opacity": 0.85, "size": 6, "symbol": "circle"}, "mode": "markers", "name": "α=0.50 stable", "scene": "scene2", "showlegend": true, "type": "scatter3d", "x": [-2.597], "y": [5.047], "z": [-0.2808]}, {"marker": {"color": "rgb(232,213,202)", "opacity": 0.85, "size": 6, "symbol": "circle"}, "mode": "markers", "name": "α=0.55 stable", "scene": "scene2", "showlegend": false, "type": "scatter3d", "x": [-2.551], "y": [5.203], "z": [-0.2552]}, {"marker": {"color": "rgb(241,202,182)", "opacity": 0.85, "size": 6, "symbol": "circle"}, "mode": "markers", "name": "α=0.60 stable", "scene": "scene2", "showlegend": false, "type": "scatter3d", "x": [-2.485], "y": [5.398], "z": [-0.2347]}, {"marker": {"color": "rgb(246,188,162)", "opacity": 0.85, "size": 6, "symbol": "circle"}, "mode": "markers", "name": "α=0.65 stable", "scene": "scene2", "showlegend": false, "type": "scatter3d", "x": [-2.415], "y": [5.572], "z": [-0.2174]}, {"marker": {"color": "rgb(246,171,141)", "opacity": 0.85, "size": 6, "symbol": "circle"}, "mode": "markers", "name": "α=0.70 stable", "scene": "scene2", "showlegend": false, "type": "scatter3d", "x": [-2.338], "y": [5.76], "z": [-0.1981]}, {"marker": {"color": "rgb(243,152,121)", "opacity": 0.85, "size": 6, "symbol": "circle"}, "mode": "markers", "name": "α=0.75 stable", "scene": "scene2", "showlegend": false, "type": "scatter3d", "x": [-2.238], "y": [5.989], "z": [-0.1688]}, {"marker": {"color": "rgb(237,132,103)", "opacity": 0.85, "size": 6, "symbol": "circle"}, "mode": "markers", "name": "α=0.80 stable", "scene": "scene2", "showlegend": false, "type": "scatter3d", "x": [-2.137], "y": [6.216], "z": [-0.1381]}, {"marker": {"color": "rgb(227,108,84)", "opacity": 0.85, "size": 6, "symbol": "circle"}, "mode": "markers", "name": "α=0.85 stable", "scene": "scene2", "showlegend": false, "type": "scatter3d", "x": [-2.035], "y": [6.438], "z": [-0.106]}, {"marker": {"color": "rgb(214,82,67)", "opacity": 0.85, "size": 6, "symbol": "circle"}, "mode": "markers", "name": "α=0.90 stable", "scene": "scene2", "showlegend": false, "type": "scatter3d", "x": [-1.933], "y": [6.656], "z": [-0.07249]}, {"marker": {"color": "rgb(197,50,51)", "opacity": 0.85, "size": 6, "symbol": "circle"}, "mode": "markers", "name": "α=0.95 stable", "scene": "scene2", "showlegend": false, "type": "scatter3d", "x": [-1.832], "y": [6.873], "z": [-0.03922]}, {"marker": {"color": "rgb(179,3,38)", "opacity": 0.85, "size": 6, "symbol": "circle"}, "mode": "markers", "name": "α=1.00 stable", "scene": "scene2", "showlegend": true, "type": "scatter3d", "x": [-1.73], "y": [7.091], "z": [-0.005679]}], "layout": {"annotations": [{"font": {"size": 16}, "showarrow": false, "text": "Go", "x": 0.225, "xanchor": "center", "xref": "paper", "y": 1, "yanchor": "bottom", "yref": "paper"}, {"font": {"size": 16}, "showarrow": false, "text": "No-Go", "x": 0.775, "xanchor": "center", "xref": "paper", "y": 1, "yanchor": "bottom", "yref": "paper"}], "height": 620, "paper_bgcolor": "white", "scene": {"aspectmode": "data", "domain": {"x": [0, 0.45], "y": [0, 1]}, "xaxis": {"title": {"text": "PC1 (89.9%)"}}, "yaxis": {"title": {"text": "PC2 (5.6%)"}}, "zaxis": {"title": {"text": "PC3 (1.7%)"}}}, "scene2": {"aspectmode": "data", "domain": {"x": [0.55, 1], "y": [0, 1]}, "xaxis": {"title": {"text": "PC1 (89.9%)"}}, "yaxis": {"title": {"text": "PC2 (5.6%)"}}, "zaxis": {"title": {"text": "PC3 (1.7%)"}}}, "title": {"text": "Bifurcation: pulse_on  (pulse 3)  |  pure → HCT<br><sup>blue = pure (α=0)  red = HCT (α=1)  circle = stable  x = unstable</sup>"}}}
